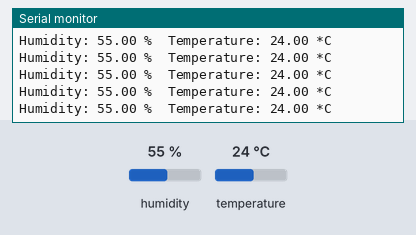
This sketch was run on a simulated Arduino Uno, built with avr-gcc and run on an emulated ATmega328P. Shown: the last lines printed to the serial monitor. The inputs (shaded band) are chosen by the test bench; at power-on: humidity 55 %, temperature 24 °C.

Above: at 2.8 s.
2.9 s: humidity set to 22 %
At 4.21 s:
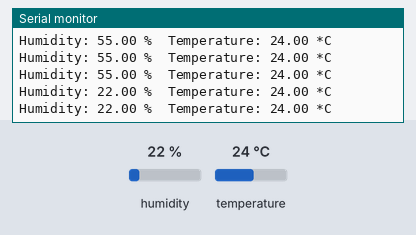
8.9 s: temperature set to 12 °C
At 8.95 s:
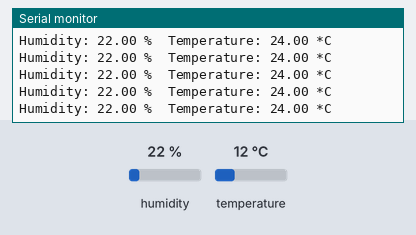
14.9 s: humidity set to 40 %
At 14.96 s:
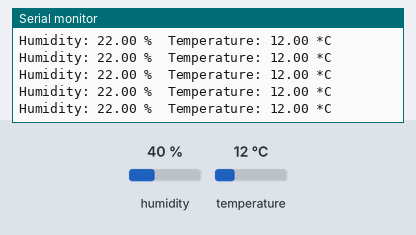
Timing chart, 0 to 17.9 s (numbered marks = the images above; inputs shaded):
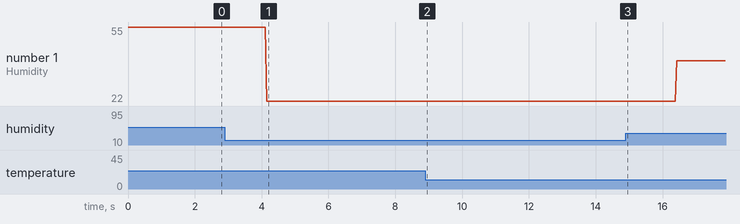

Measured:
- after the input at 2.9 s, the serial monitor: prints a new line after 1.2 s (image 1)
- plotted number 1: 55 → 22 after the input at 2.9 s, 22 → 40 after the input at 14.9 s

The sketch:

dht22.ino
```cpp
// Example testing sketch for various DHT humidity/temperature sensors
// Written by ladyada, public domain

#include <DHT_U.h>
#include <DHT.h>
#define DHTPIN A0     // what pin we're connected to. Conectada al pin A0 de la placa Groove

// Uncomment whatever type you're using!
//#define DHTTYPE DHT11   // DHT 11
#define DHTTYPE DHT22   // DHT 22  (AM2302)
//#define DHTTYPE DHT21   // DHT 21 (AM2301)

// Connect pin 1 (on the left) of the sensor to +5V
// Connect pin 2 of the sensor to whatever your DHTPIN is
// Connect pin 4 (on the right) of the sensor to GROUND
// Connect a 10K resistor from pin 2 (data) to pin 1 (power) of the sensor

DHT dht(DHTPIN, DHTTYPE);

void setup() {
  Serial.begin(9600);
  Serial.println("DHTxx test!");

  dht.begin();
}

void loop() {
  // Reading temperature or humidity takes about 250 milliseconds!
  // Sensor readings may also be up to 2 seconds 'old' (its a very slow sensor)
  float h = dht.readHumidity();
  float t = dht.readTemperature();

  // check if returns are valid, if they are NaN (not a number) then something went wrong!
  if (isnan(t) || isnan(h)) {
    Serial.println("Failed to read from DHT");
  } else {
    Serial.print("Humidity: ");
    Serial.print(h);
    Serial.print(" %\t");
    Serial.print("Temperature: ");
    Serial.print(t);
    Serial.println(" *C");
  }
}
```
